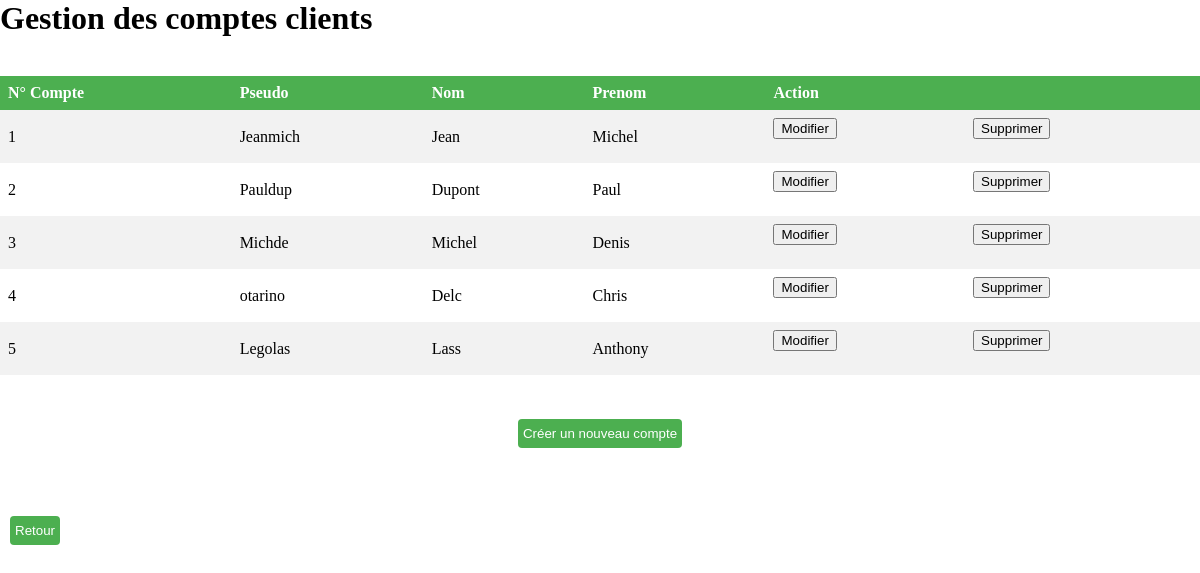
The page /BACKOFFICE/CONTROLLER/account.php on the database its author committed.
### tables this page shows
CREATE TABLE IF NOT EXISTS `clients` (
	  `idClients` INT(3) NOT NULL AUTO_INCREMENT,
	  `nom` VARCHAR(30) NULL,
	  `prenom` VARCHAR(30) NULL,
	  `pseudo` VARCHAR(45) NULL,
	  `credit` DECIMAL(9,2) NULL,
	  `idPdLs` INT(3) NOT NULL,
	  `mdp` VARCHAR(80) NULL,
	  PRIMARY KEY (`idClients`, `idPdLs`),
	  INDEX `fk_clients_PdLs_idx` (`idPdLs` ASC),
	  CONSTRAINT `fk_clients_PdLs`
	    FOREIGN KEY (`idPdLs`)
	    REFERENCES `points_de_livraison` (`idPdLs`)
	    ON DELETE NO ACTION
	    ON UPDATE NO ACTION);

### BACKOFFICE/CONTROLLER/account.php (called while the page is built, shortened)
<?php
require('../../MODEL/model.php');
include('../VIEW/account.php');
?>

### MODEL/model.php (called while the page is built, shortened)
<?php
function dbConnect() {
  try {
    $bdd = new PDO('mysql:host=localhost;dbname=geek-o-sphere', 'root', '', array(PDO::ATTR_ERRMODE => PDO::ERRMODE_EXCEPTION));
    return $bdd;
  }catch(Exception $e) {
    die('Erreur : '.$e->getMessage());
  }
}
function getAccounts() {
  $bdd = dbConnect();
  $accounts = $bdd->query('SELECT * FROM `clients` ');
  return $accounts;
}
?>

### BACKOFFICE/CONTROLLER/account_1.php (the view)
<?php
	echo "<table>
      	<th>N° Compte
      	<th>Pseudo
      	<th>Nom
      	<th>Prenom
      	<th colspan=2>Action"
    ;
    $query = getAccounts();
    while ( $data = $query -> fetch()) {
    	echo"<tr>
    		 <td>".$data['idClients'].
    		"<td>".$data['pseudo'].
    		"<td>".utf8_encode($data['nom']).
    		"<td>".$data['prenom'].
    		"<td><form action='./change_account.php' method='get'>
    				<input type='hidden' name='pseudo' value='".$data['pseudo']."'>
    				<button>Modifier</button>
    			 </form>
    		 <td><form action='./suppr_account.php' method='get'>
    				<input type='hidden' name='id' value='".$data['idClients']."'>
    				<button>Supprimer</button>
    			 </form>";
    }
    echo "</table>";
?>

### VIEW/style.css (style rules this page uses)
body { margin :0; }
table { border-collapse: collapse; width: 100%; }
th, td { text-align: left; padding: 8px; }
tr:nth-child(even) { background-color: #f2f2f2 }
th { background-color: #4CAF50; color: white; }

### rows shown on the page
clients: idClients "1", pseudo "Jeanmich", nom "Jean", prenom "Michel"
clients: idClients "2", pseudo "Pauldup", nom "Dupont", prenom "Paul"
clients: idClients "3", pseudo "Michde", nom "Michel", prenom "Denis"
clients: idClients "4", pseudo "otarino", nom "Delc", prenom "Chris"
clients: idClients "5", pseudo "Legolas", nom "Lass", prenom "Anthony"
